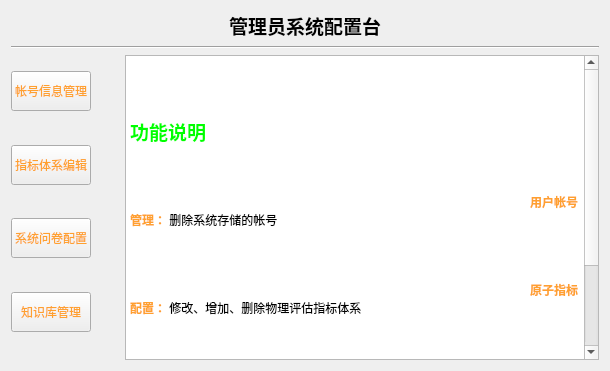
<?xml version="1.0" encoding="UTF-8"?>
<ui version="4.0">
 <class>admin_config</class>
 <widget class="QWidget" name="admin_config">
  <property name="geometry">
   <rect>
    <x>0</x>
    <y>0</y>
    <width>610</width>
    <height>371</height>
   </rect>
  </property>
  <property name="windowTitle">
   <string>Form</string>
  </property>
  <layout class="QVBoxLayout" name="verticalLayout_4">
   <item>
    <layout class="QVBoxLayout" name="verticalLayout_3">
     <item>
      <layout class="QVBoxLayout" name="verticalLayout">
       <item>
        <layout class="QHBoxLayout" name="horizontalLayout">
         <item>
          <spacer name="horizontalSpacer">
           <property name="orientation">
            <enum>Qt::Horizontal</enum>
           </property>
           <property name="sizeHint" stdset="0">
            <size>
             <width>188</width>
             <height>20</height>
            </size>
           </property>
          </spacer>
         </item>
         <item>
          <widget class="QLabel" name="label">
           <property name="sizePolicy">
            <sizepolicy hsizetype="Fixed" vsizetype="Fixed">
             <horstretch>0</horstretch>
             <verstretch>0</verstretch>
            </sizepolicy>
           </property>
           <property name="font">
            <font>
             <pointsize>14</pointsize>
             <weight>75</weight>
             <bold>true</bold>
            </font>
           </property>
           <property name="text">
            <string>管理员系统配置台</string>
           </property>
          </widget>
         </item>
         <item>
          <spacer name="horizontalSpacer_2">
           <property name="orientation">
            <enum>Qt::Horizontal</enum>
           </property>
           <property name="sizeHint" stdset="0">
            <size>
             <width>188</width>
             <height>20</height>
            </size>
           </property>
          </spacer>
         </item>
        </layout>
       </item>
       <item>
        <widget class="Line" name="line">
         <property name="orientation">
          <enum>Qt::Horizontal</enum>
         </property>
        </widget>
       </item>
      </layout>
     </item>
     <item>
      <layout class="QHBoxLayout" name="horizontalLayout_3">
       <item>
        <layout class="QVBoxLayout" name="verticalLayout_2">
         <item>
          <spacer name="verticalSpacer_5">
           <property name="orientation">
            <enum>Qt::Vertical</enum>
           </property>
           <property name="sizeHint" stdset="0">
            <size>
             <width>20</width>
             <height>28</height>
            </size>
           </property>
          </spacer>
         </item>
         <item>
          <widget class="QPushButton" name="account_manage">
           <property name="minimumSize">
            <size>
             <width>0</width>
             <height>40</height>
            </size>
           </property>
           <property name="styleSheet">
            <string notr="true">QPushButton
{	
	
	color: rgb(255, 160, 47);
}</string>
           </property>
           <property name="text">
            <string>帐号信息管理</string>
           </property>
           <property name="icon">
            <iconset resource="../file.qrc">
             <normaloff>:/png/rc/button/1 (6).png</normaloff>:/png/rc/button/1 (6).png</iconset>
           </property>
          </widget>
         </item>
         <item>
          <spacer name="verticalSpacer">
           <property name="orientation">
            <enum>Qt::Vertical</enum>
           </property>
           <property name="sizeHint" stdset="0">
            <size>
             <width>20</width>
             <height>40</height>
            </size>
           </property>
          </spacer>
         </item>
         <item>
          <widget class="QPushButton" name="index_config">
           <property name="minimumSize">
            <size>
             <width>0</width>
             <height>40</height>
            </size>
           </property>
           <property name="styleSheet">
            <string notr="true">QPushButton
{	
	
	color: rgb(255, 160, 47);
}</string>
           </property>
           <property name="text">
            <string>指标体系编辑</string>
           </property>
           <property name="icon">
            <iconset resource="../file.qrc">
             <normaloff>:/png/rc/button/1 (11).png</normaloff>:/png/rc/button/1 (11).png</iconset>
           </property>
          </widget>
         </item>
         <item>
          <spacer name="verticalSpacer_2">
           <property name="orientation">
            <enum>Qt::Vertical</enum>
           </property>
           <property name="sizeHint" stdset="0">
            <size>
             <width>20</width>
             <height>40</height>
            </size>
           </property>
          </spacer>
         </item>
         <item>
          <widget class="QPushButton" name="questionnaire_config">
           <property name="minimumSize">
            <size>
             <width>0</width>
             <height>40</height>
            </size>
           </property>
           <property name="styleSheet">
            <string notr="true">QPushButton
{	
	
	color: rgb(255, 160, 47);
}</string>
           </property>
           <property name="text">
            <string>系统问卷配置</string>
           </property>
           <property name="icon">
            <iconset resource="../file.qrc">
             <normaloff>:/png/rc/button/1 (20).png</normaloff>:/png/rc/button/1 (20).png</iconset>
           </property>
          </widget>
         </item>
         <item>
          <spacer name="verticalSpacer_3">
           <property name="orientation">
            <enum>Qt::Vertical</enum>
           </property>
           <property name="sizeHint" stdset="0">
            <size>
             <width>20</width>
             <height>40</height>
            </size>
           </property>
          </spacer>
         </item>
         <item>
          <widget class="QPushButton" name="knowledgebase">
           <property name="minimumSize">
            <size>
             <width>0</width>
             <height>40</height>
            </size>
           </property>
           <property name="styleSheet">
            <string notr="true">QPushButton
{	
	
	color: rgb(255, 160, 47);
}</string>
           </property>
           <property name="text">
            <string>知识库管理</string>
           </property>
           <property name="icon">
            <iconset resource="../file.qrc">
             <normaloff>:/png/rc/button/1 (12).png</normaloff>:/png/rc/button/1 (12).png</iconset>
           </property>
          </widget>
         </item>
         <item>
          <spacer name="verticalSpacer_4">
           <property name="orientation">
            <enum>Qt::Vertical</enum>
           </property>
           <property name="sizeHint" stdset="0">
            <size>
             <width>20</width>
             <height>40</height>
            </size>
           </property>
          </spacer>
         </item>
        </layout>
       </item>
       <item>
        <layout class="QHBoxLayout" name="horizontalLayout_2">
         <item>
          <spacer name="horizontalSpacer_3">
           <property name="orientation">
            <enum>Qt::Horizontal</enum>
           </property>
           <property name="sizeType">
            <enum>QSizePolicy::Fixed</enum>
           </property>
           <property name="sizeHint" stdset="0">
            <size>
             <width>28</width>
             <height>20</height>
            </size>
           </property>
          </spacer>
         </item>
         <item>
          <widget class="QTextBrowser" name="textBrowser">
           <property name="html">
            <string>&lt;!DOCTYPE HTML PUBLIC &quot;-//W3C//DTD HTML 4.0//EN&quot; &quot;http://www.w3.org/TR/REC-html40/strict.dtd&quot;&gt;
&lt;html&gt;&lt;head&gt;&lt;meta name=&quot;qrichtext&quot; content=&quot;1&quot; /&gt;&lt;style type=&quot;text/css&quot;&gt;
p, li { white-space: pre-wrap; }
&lt;/style&gt;&lt;/head&gt;&lt;body style=&quot; font-family:'SimSun'; font-size:9pt; font-weight:400; font-style:normal;&quot;&gt;
&lt;p style=&quot; margin-top:12px; margin-bottom:12px; margin-left:0px; margin-right:0px; -qt-block-indent:0; text-indent:0px;&quot;&gt;&lt;span style=&quot; font-size:14pt; font-weight:600; color:#00ff00;&quot;&gt;					&lt;/span&gt;&lt;/p&gt;
&lt;p style=&quot; margin-top:12px; margin-bottom:12px; margin-left:0px; margin-right:0px; -qt-block-indent:0; text-indent:0px;&quot;&gt;&lt;span style=&quot; font-size:14pt; font-weight:600; color:#00ff00;&quot;&gt;						功能说明&lt;/span&gt;&lt;/p&gt;
&lt;p style=&quot;-qt-paragraph-type:empty; margin-top:12px; margin-bottom:12px; margin-left:0px; margin-right:0px; -qt-block-indent:0; text-indent:0px; font-size:14pt; font-weight:600; color:#00ff00;&quot;&gt;&lt;br /&gt;&lt;/p&gt;
&lt;p style=&quot; margin-top:12px; margin-bottom:12px; margin-left:0px; margin-right:0px; -qt-block-indent:0; text-indent:0px;&quot;&gt;&lt;span style=&quot; font-weight:600; color:#ffa02f;&quot;&gt;					用户帐号管理： &lt;/span&gt;删除系统存储的帐号&lt;/p&gt;
&lt;p style=&quot; margin-top:12px; margin-bottom:12px; margin-left:0px; margin-right:0px; -qt-block-indent:0; text-indent:0px;&quot;&gt;&lt;br /&gt;&lt;/p&gt;
&lt;p style=&quot; margin-top:12px; margin-bottom:12px; margin-left:0px; margin-right:0px; -qt-block-indent:0; text-indent:0px;&quot;&gt;&lt;span style=&quot; font-weight:600; color:#ffa02f;&quot;&gt;					原子指标配置：&lt;/span&gt; 修改、增加、删除物理评估指标体系&lt;/p&gt;
&lt;p style=&quot; margin-top:12px; margin-bottom:12px; margin-left:0px; margin-right:0px; -qt-block-indent:0; text-indent:0px;&quot;&gt;&lt;br /&gt;&lt;/p&gt;
&lt;p style=&quot; margin-top:12px; margin-bottom:12px; margin-left:0px; margin-right:0px; -qt-block-indent:0; text-indent:0px;&quot;&gt;&lt;span style=&quot; font-weight:600; color:#ffa02f;&quot;&gt;					系统问卷配置：&lt;/span&gt; 编辑、增加、删除系统调查问卷内容&lt;/p&gt;
&lt;p style=&quot;-qt-paragraph-type:empty; margin-top:12px; margin-bottom:12px; margin-left:0px; margin-right:0px; -qt-block-indent:0; text-indent:0px;&quot;&gt;&lt;br /&gt;&lt;/p&gt;
&lt;p style=&quot; margin-top:12px; margin-bottom:12px; margin-left:0px; margin-right:0px; -qt-block-indent:0; text-indent:0px;&quot;&gt;&lt;span style=&quot; font-weight:600; color:#ffa02f;&quot;&gt;					知识库管理  ：&lt;/span&gt; 打开物理设备评估知识库文件夹&lt;/p&gt;&lt;/body&gt;&lt;/html&gt;</string>
           </property>
           <property name="openLinks">
            <bool>false</bool>
           </property>
          </widget>
         </item>
        </layout>
       </item>
      </layout>
     </item>
    </layout>
   </item>
  </layout>
 </widget>
 <resources>
  <include location="../file.qrc"/>
 </resources>
 <connections/>
</ui>
